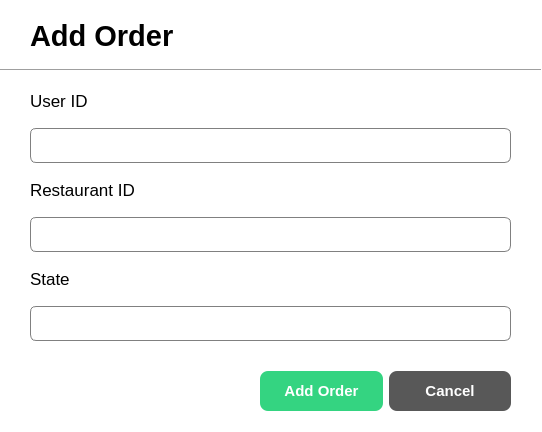
<?xml version="1.0" encoding="UTF-8"?>
<ui version="4.0">
 <class>AddPedidoDialog</class>
 <widget class="QDialog" name="AddPedidoDialog">
  <property name="geometry">
   <rect>
    <x>0</x>
    <y>0</y>
    <width>542</width>
    <height>432</height>
   </rect>
  </property>
  <property name="windowTitle">
   <string>Add order Dialog</string>
  </property>
  <property name="styleSheet">
   <string notr="true">QDialog{
	background-color: white;
}

QLineEdit{
	border: 1px solid gray;
	border-radius: 6px;
	padding-left: 15px;
height: 35px;
}

</string>
  </property>
  <widget class="QLabel" name="label">
   <property name="geometry">
    <rect>
     <x>30</x>
     <y>20</y>
     <width>231</width>
     <height>31</height>
    </rect>
   </property>
   <property name="font">
    <font>
     <pointsize>22</pointsize>
     <bold>true</bold>
    </font>
   </property>
   <property name="text">
    <string>Add Order</string>
   </property>
  </widget>
  <widget class="QWidget" name="layoutWidget">
   <property name="geometry">
    <rect>
     <x>30</x>
     <y>80</y>
     <width>481</width>
     <height>261</height>
    </rect>
   </property>
   <layout class="QVBoxLayout" name="verticalLayout_5">
    <item>
     <layout class="QVBoxLayout" name="verticalLayout">
      <item>
       <widget class="QLabel" name="label_2">
        <property name="font">
         <font>
          <pointsize>13</pointsize>
         </font>
        </property>
        <property name="text">
         <string>User ID</string>
        </property>
       </widget>
      </item>
      <item>
       <widget class="QLineEdit" name="lineEdit_userID">
        <property name="minimumSize">
         <size>
          <width>0</width>
          <height>35</height>
         </size>
        </property>
        <property name="maximumSize">
         <size>
          <width>16777215</width>
          <height>35</height>
         </size>
        </property>
       </widget>
      </item>
     </layout>
    </item>
    <item>
     <layout class="QVBoxLayout" name="verticalLayout_2">
      <item>
       <widget class="QLabel" name="label_3">
        <property name="font">
         <font>
          <pointsize>13</pointsize>
         </font>
        </property>
        <property name="text">
         <string>Restaurant ID</string>
        </property>
       </widget>
      </item>
      <item>
       <widget class="QLineEdit" name="lineEdit_restaurantID">
        <property name="minimumSize">
         <size>
          <width>0</width>
          <height>35</height>
         </size>
        </property>
        <property name="maximumSize">
         <size>
          <width>16777215</width>
          <height>35</height>
         </size>
        </property>
       </widget>
      </item>
     </layout>
    </item>
    <item>
     <layout class="QVBoxLayout" name="verticalLayout_3">
      <item>
       <widget class="QLabel" name="label_4">
        <property name="font">
         <font>
          <pointsize>13</pointsize>
         </font>
        </property>
        <property name="text">
         <string>State</string>
        </property>
       </widget>
      </item>
      <item>
       <widget class="QLineEdit" name="lineEdit_state">
        <property name="minimumSize">
         <size>
          <width>0</width>
          <height>35</height>
         </size>
        </property>
        <property name="maximumSize">
         <size>
          <width>16777215</width>
          <height>35</height>
         </size>
        </property>
       </widget>
      </item>
     </layout>
    </item>
   </layout>
  </widget>
  <widget class="QWidget" name="layoutWidget">
   <property name="geometry">
    <rect>
     <x>260</x>
     <y>370</y>
     <width>251</width>
     <height>42</height>
    </rect>
   </property>
   <layout class="QHBoxLayout" name="horizontalLayout">
    <item>
     <widget class="QPushButton" name="btn_addOrder">
      <property name="minimumSize">
       <size>
        <width>0</width>
        <height>40</height>
       </size>
      </property>
      <property name="styleSheet">
       <string notr="true">QPushButton{
	background-color: #34D481;
	color: white;
	border: none;
	border-radius: 8px;
	font-weight: bold;
	font-size: 15px
}</string>
      </property>
      <property name="text">
       <string>Add Order</string>
      </property>
     </widget>
    </item>
    <item>
     <widget class="QPushButton" name="btn_cancel">
      <property name="minimumSize">
       <size>
        <width>0</width>
        <height>40</height>
       </size>
      </property>
      <property name="styleSheet">
       <string notr="true">QPushButton{
	background-color: #585858;
	color: white;
	border: none;
	border-radius: 8px;
	font-weight: bold;
	font-size: 15px
}</string>
      </property>
      <property name="text">
       <string>Cancel</string>
      </property>
     </widget>
    </item>
   </layout>
  </widget>
  <widget class="Line" name="line">
   <property name="geometry">
    <rect>
     <x>0</x>
     <y>60</y>
     <width>541</width>
     <height>20</height>
    </rect>
   </property>
   <property name="orientation">
    <enum>Qt::Horizontal</enum>
   </property>
  </widget>
 </widget>
 <resources/>
 <connections/>
</ui>
